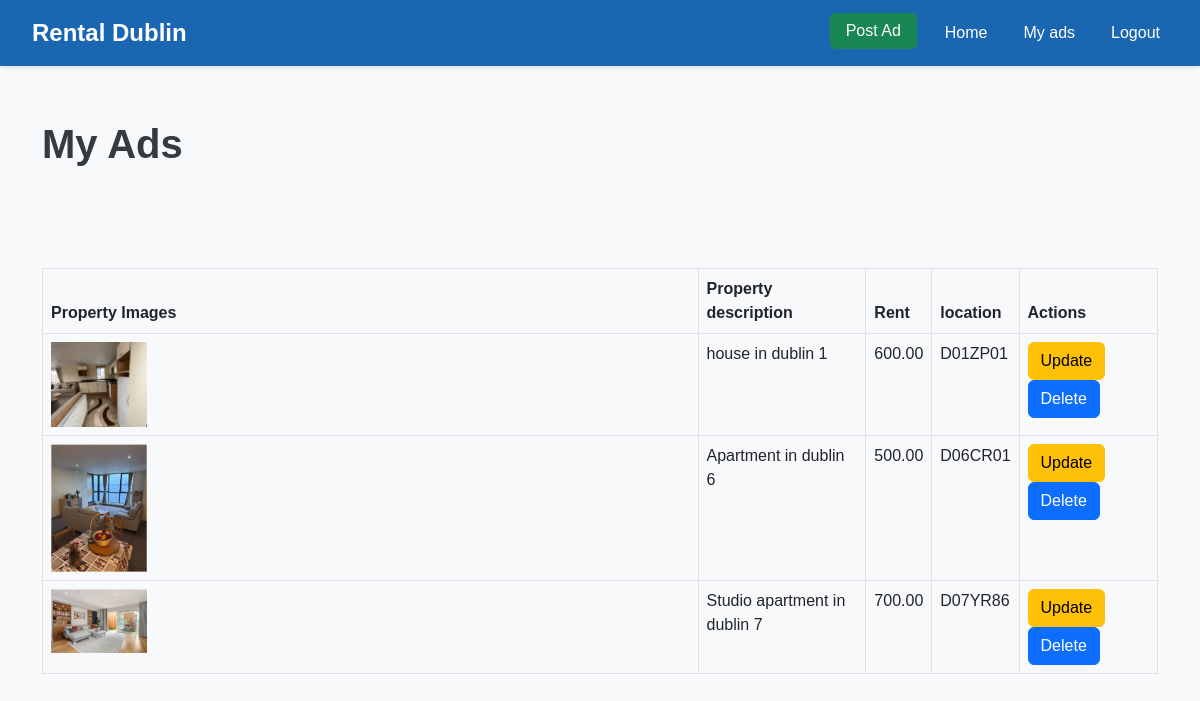
Page /accounts/My_ads (signed in) on the committed database.
### accounts/models.py (models this page shows, shortened)
class house (models.Model):
     class  bedrooms_Choices(models.TextChoices):
        bed1 = '1'
        bed2 ='2'
        bed3 ='3'
        bed4 ='4'
        bed5 ='5'
        bed6 ='6'
        bed7 ='7'
        bed8 ='8'
     class  bathrooms_Choice(models.TextChoices):
        bath1 = '1'
        bath2 ='2'
        bath3 ='3'
        bath4 ='4'
        bath5 ='5'
        bath6 ='6'
        bath7 ='7'
        bath8 ='8'
     class  property_Choices(models.TextChoices):
        House = 'House'
        Apartment ='Apartment'
        StudioApartment ='Studio Apartment'
     description = models.TextField(blank=True, null=True)  # Description of the property
     property_id = models.AutoField(primary_key=True)
     location = models.CharField(max_length=200)  # Location of the property
     rent = models.DecimalField(max_digits=10, decimal_places=2)  # Rent amount
     property_type = models.CharField(max_length=50, choices=property_Choices.choices)
     square_feet = models.IntegerField()  # Size of the property in square feet
     number_of_bedrooms = models.IntegerField()  # Number of bedrooms
     number_of_bathrooms = models.IntegerField()  # Number of bathrooms
     seller = models.ForeignKey(User,on_delete=models.CASCADE)
     phone_number = models.CharField(max_length=15)  # Owner's phone number
     date_posted = models.DateTimeField(default=timezone.now)
     Available_from = models.DateField()
     image1 = models.ImageField(upload_to='item_images/', blank=True, null=True)
     image2 = models.ImageField(upload_to='item_images/', blank=True, null=True)
     image3 = models.ImageField(upload_to='item_images/', blank=True, null=True)

### accounts/views.py (the view)
# urls.py: path('My_ads', views.My_ads, name='My_ads'),
@login_required
def My_ads(request):
    update_item = house.objects.filter(seller_id = request.user)
    context = {
        'items' : update_item
    }
    return render(request, 'accounts/update.html', context)

### accounts/templates/accounts/update.html (shortened to what this page needs)
{% extends 'accounts/base.html' %}
{% block content %}
<div class="main-content">
    <div class="container">
        <h1 class="welcome-message">My Ads</h1>
        <table class="table table-bordered" id="category_table" style="margin-top: 100px;">
            <thead>
                <th>Property Images</th>
                <th>Property description</th>
                <th>Rent</th>
                <th>location</th>
                <th>Actions</th>
            </thead>
            <tbody>
                {% if items %}
                    {% for ad in items %}
                        <tr>
                            <td><img src="{{ ad.image1.url }}" alt="" style="width: 15%;"></td>
                            <td>{{ ad.description }}</td>
                            <td>{{ ad.rent }}</td>
                            <td>{{ ad.location }}</td>
                            <td>
                                <a href="{% url 'update' ad.property_id %}" class="btn btn-warning">Update</a>
                                <a href="{% url 'delete' ad.property_id %}" class="btn btn-primary">Delete</a>
                            </td>
                        </tr>
                    {% endfor %}
                {% endif %}
            </tbody>
        </table>
    </div>
</div>
{% endblock %}

### accounts/templates/accounts/base.html (style rules this page uses)
body { font-family: 'Arial', sans-serif; background-color: #f8f9fa; }
.main-content { padding: 40px 20px; margin-top: 80px; }
.welcome-message { font-size: 2.5rem; font-weight: bold; color: #343a40; margin-bottom: 20px; }

### rows in the picture
house: image1 (picture), description "house in dublin 1", rent "600.00", location "D01ZP01"
house: image1 (picture), description "Apartment in dublin 6", rent "500.00", location "D06CR01"
house: image1 (picture), description "Studio apartment in dublin 7", rent "700.00", location "D07YR86"
